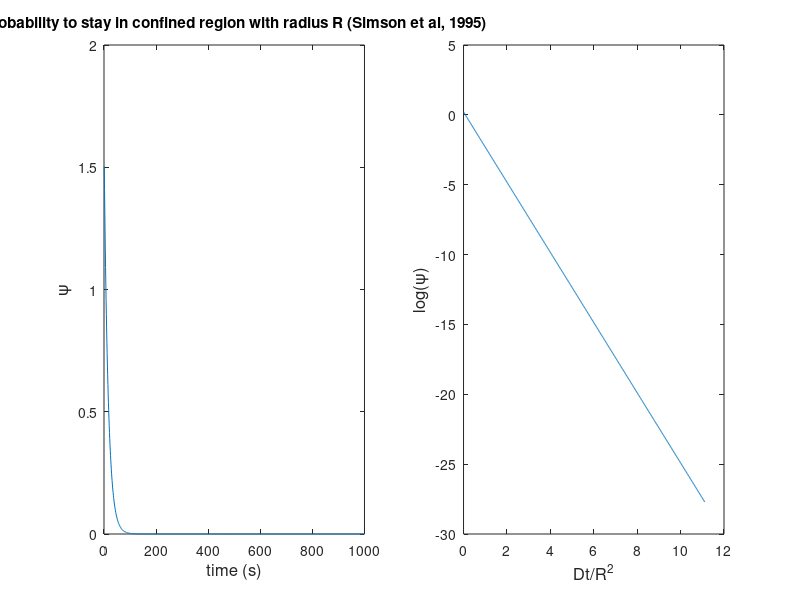
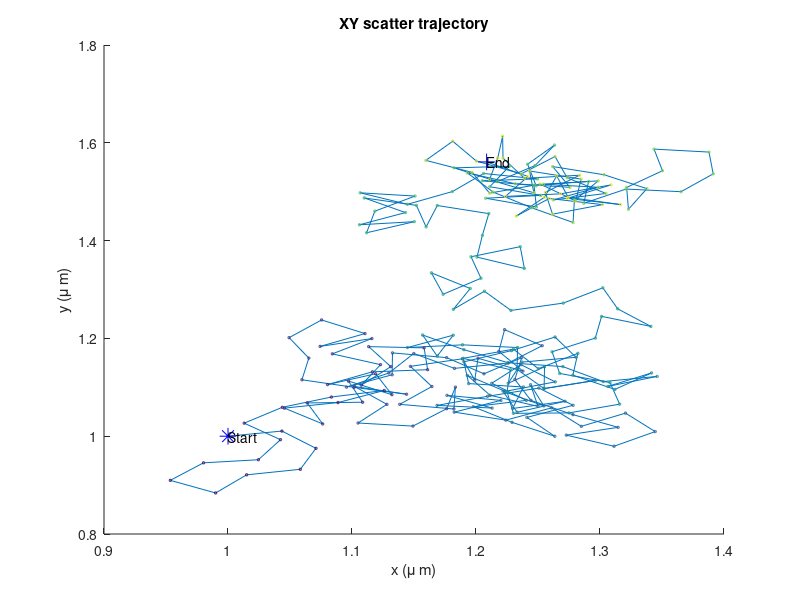

Write the MATLAB code that produced these figures, in order. (Note: this script raises an error after producing the figures.)
clear all, clc, close all
%% 
%%%%%%%%%%%%%%%%%%%%%%%%%%%%%%%%%%%%%%%%%%%%%%%%%%%%%%%%%%%%%%%%%%%%%%%%%
% test
D=1e-3;                     % diffusion constant, ?m2/s             
t=1:1:1000;                 % number od time steps, seconds        
R=0.3;                      % radius of the confinement zone, ?m

start=[1 1];                % starting coordinates
num_steps=250;              % number of steps
                    
dt=0.5;                     % time step, seconds
dx=1;                     % pixel size, ?m
step_size=sqrt(4*D*dt);     % step size from D, ?m

%%%%%%%%%%%%%%%%%%%%%%%%%%%%%%%%%%%%%%%%%%%%%%%%%%%%%%%%%%%%%%%%%%%%%%%%%

% Simulate from Simson et al, 1995

omega=0.2048-2.5117*((D*t)./(R^2));

figure('Position',[20 400 700 300])

subplot(1,2,1)
plot(t,10.^omega);
title('Probability to stay in confined region with radius R (Simson et al, 1995)')
xlabel('time (s)','FontSize',12);
ylabel('\psi','FontSize',12);

subplot(1,2,2)
plot(D*t/R^2,omega);
xlabel('Dt/R^2','FontSize',12);
ylabel('log(\psi)','FontSize',12);

%% Generate random walk Trajectory

pos = zeros(num_steps,2);
pos(1,1)=start(1);
pos(1,2)=start(2);
pos(1,3)=0;

a = 1;      
b = 360;  
angle = (b-a).*rand(num_steps,1) + a;

for k=2:num_steps;
    
    pos(k,1)=(pos(k-1,1))+sin(angle(k))*step_size;
    pos(k,2)=(pos(k-1,2))+cos(angle(k))*step_size;
    pos(k,3)=k*dt; % time in seconds
    
end

% subplot(2,3,1)
figure('Position',[730 400 400 300])
line(pos(:,1)*dx,pos(:,2)*dx);hold on;
scatter(pos(:,1)*dx,pos(:,2)*dx,3,pos(:,3));hold on;
plot(pos(1,1)*dx,pos(1,2)*dx,'*b','MarkerSize',12);hold on;
text(pos(1,1)*dx,pos(1,2)*dx, 'Start');
plot(pos(length(pos),1)*dx,pos(length(pos),2)*dx,'+b','MarkerSize',12);hold on;
text(pos(length(pos),1)*dx,pos(length(pos),2)*dx,'End');hold on;
title('XY scatter trajectory');
xlabel('x (\mu m)');
ylabel('y (\mu m)');

%% Calculate confinement

% generate variable frame

frame=pos(:,3);             % time step in seconds
frame=frame/dt;             % time step in frames
frame=frame-min(frame);     % starting from 0
frame(1,1)=1;               % starting from 1

% i = frame --> Reihe
% j = gap; --> Spalte

prob=[];    %zeros(max(frame), 5);
prob2=[];   %zeros(5, 2);
d=[];
vx=[];
vy=[];


for i=1:max(frame)-4;    % for all frames
    vx=find(frame == i);
    
    if isempty(vx)==1;                   % if frame does not exist, skip   
    else
        
    c=1; 
    for j=1:30;                                         % segment length
          
        vy=find(frame <= (i+j) & frame >= i );         % select segment
        subset(:,1)=pos(vy);                           % define segment as subset
        subset(:,2)=pos(vy,2);
        
        if length(vy)==1;   % if subset is only 1 frame --> distance is 0
                     R=0;
        else    
        
            for k=2:length(subset);
            
                 d(k,1)=sqrt(((subset(k,1)-subset(1,1))^2)+((subset(k,2)-subset(1,2))^2));   
                 R=max(d);
        
            end
        
                                                                % maximum distance within subset
        prob(i:(i+j),c)=0.2048-2.5117*((D*j)./(R^2));               % probability within subset

        clear subset
        end
    
    c=c+1;    
        
    end
    clear vx vy R d c;
    
    end
   
end
clear subset

for l=1:length(prob)
    
prob2(l,1)=l;
prob2(l,2)=mean(nonzeros(prob(l,:))); % this is omega

end


L=[];

for i=1:length(prob2)
    
    if 10.^(prob2(i,2))>0.1
       L(i,1)=0;
       
    else
        
        L(i,1)=((prob2(i,2))*(-1)-1);
        
    end
L(i,2)=i;
    
end

s1=smooth(D*prob2(:,1)*dt,prob2(:,2),0.05,'loess');
s2=smooth(prob2(:,1)*dt,10.^(prob2(:,2)),0.05,'loess');
s3=smooth(L(:,2)*dt, L(:,1),0.05,'loess');


figure('Position',[200 20 900 300])

subplot(1,3,1)
% plot(D*prob2(:,1)*dt,prob2(:,2));hold on;
% plot(D*prob2(:,1)*dt,s1,'-r');
plot(prob2(:,1)*dt,prob2(:,2));hold on;
plot(prob2(:,1)*dt,s1,'-r');
xlabel('time (s)','FontSize',12);
ylabel('mean log(\psi)','FontSize',12);

subplot(1,3,2)
plot(prob2(:,1)*dt,10.^(prob2(:,2)));hold on;
plot(prob2(:,1)*dt,s2,'-r');
xlabel('time (s)','FontSize',12);
ylabel('mean \psi','FontSize',12);

subplot(1,3,3)
plot(L(:,2)*dt, L(:,1)); hold on;
plot(L(:,2)*dt, s3,'-r');       
xlabel('time (s)','FontSize',12);
ylabel('probability level L','FontSize',12);


%% Smoothed curves

figure('Position',[200 20 900 300])
subplot(1,3,1)
% plot(D*prob2(:,1)*dt,prob2(:,2));hold on;
plot(D*prob2(:,1)*dt,s1,'-r');
xlabel('Dt/R^2','FontSize',12);
ylabel('mean log(\psi)','FontSize',12);

subplot(1,3,2)
% plot(prob2(:,1)*dt,10.^(prob2(:,2)));hold on;
plot(prob2(:,1)*dt,s2,'-r');
xlabel('time (s)','FontSize',12);
ylabel('mean \psi','FontSize',12);

subplot(1,3,3)
% plot(L(:,2)*dt, L(:,1)); hold on;
plot(L(:,2)*dt, s3,'-r');       
xlabel('time (s)','FontSize',12);
ylabel('probability level L','FontSize',12);
